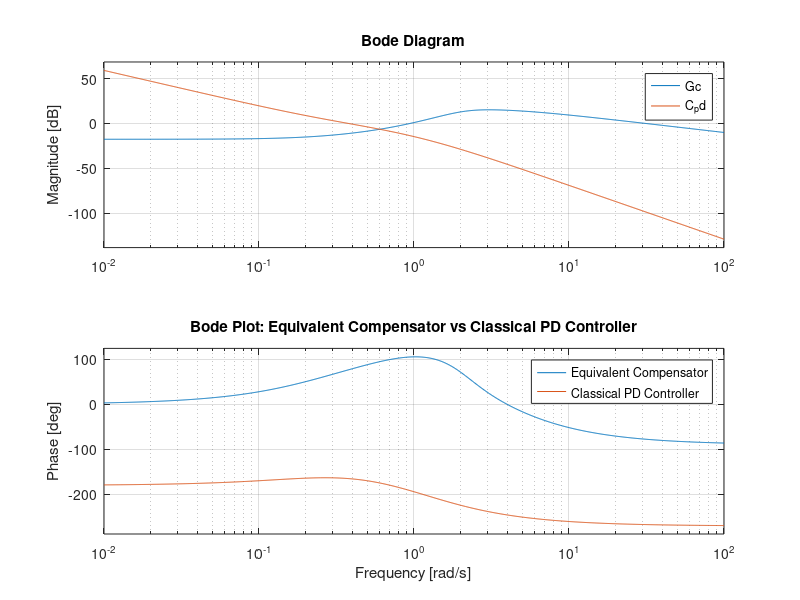

This chart was generated by the following MATLAB code:
%% Problem 2: Equivalent Compensator Comparison
clear all;
% Define system matrices (same as HW09/10)
A = [0 0 0 0;
     1 -1 0 0;
     0 1 -1 0;
     1 0 0 0];

B = [1; 0; 0; 0];
C = [0 -1 -1 1];  % Output: distance of second trailer from wall


pc = [-1.1 -0.9 -0.5+0.5j -0.5-0.5j];
K = place(A, B, pc);

s = tf('s');

Gp = 1 / (s^2 * (s + 1)^2);  % Simple second-order system as an example

% Observer gain L from HW10
L = [15.8004; 14.8500; 10.9500; 31.8000];  % 4x1

% Equivalent compensator state-space matrices
Ac = A - B*K - L*C;
Bc = L;
Cc = K;
Dc = 0;

% Transfer function of equivalent compensator
[numc, denc] = ss2tf(Ac, Bc, Cc, Dc);
Gc = tf(numc, denc)

% Classical PD controller from HW8

%
% Design parameters
K2 = 0.09;        % Proportional gain
TC = 4;     % Time constant

s = tf('s');
Gc2 = K2 * (TC * s + 1)

Gp2 = 1 / (s^2 * (s + 1)^2);  % Simple second-order system as an example

C_pd = Gc2 * Gp2


% Bode plot of equivalent compensator and classical PD controller
figure;
bode(Gc, C_pd);
grid on;
legend('Equivalent Compensator', 'Classical PD Controller');
title('Bode Plot: Equivalent Compensator vs Classical PD Controller');
